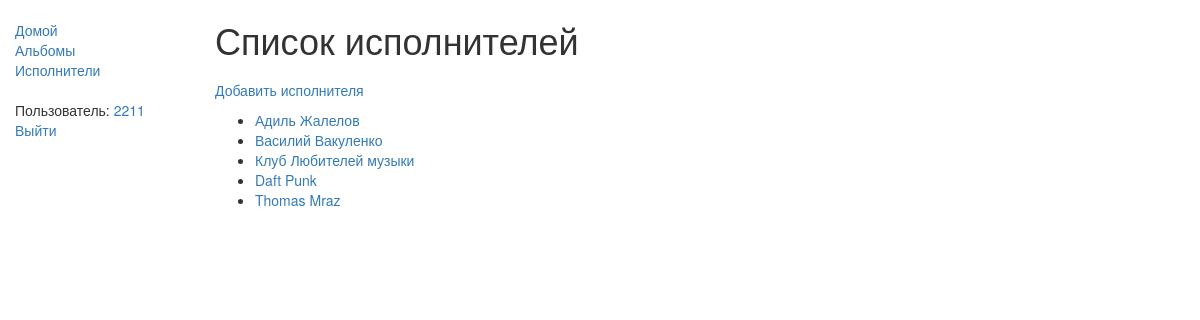
Page /again/author/ (signed in) on the committed database.
### again/models.py (models this page shows, shortened)
class Author(models.Model):
    first_name = models.CharField(max_length=100)
    last_name = models.CharField(max_length=100)
    def get_absolute_url(self):
        return reverse('author-detail', args=[str(self.id)])

### again/views.py (the view)
class AuthorListView(generic.ListView):
    model = Author
    context_object_name = 'my_author_list'   # ваше собственное имя переменной контекста в шаблоне
    template_name = 'again/authorList.html'  # Определение имени вашего шаблона и его расположения
    def get_context_data(self, **kwargs):
        context = super(AuthorListView, self).get_context_data(**kwargs)
        context['Album'] = Album.objects.all()
        return context

### again/templates/again/authorList.html
{% extends "base_generic.html" %}
{% block content %}
    <h1>Список исполнителей</h1>
    <ul class="sidebar-nav">
      {% if user.is_authenticated %}
        <li><a href="{% url 'author-create' %}">Добавить исполнителя</li>
      {% else %}
        <li><a href="{% url 'login'%}?next={{request.path}}">Войдите,чтобы добавить исполнителя </a></li>
      {% endif %}
     </ul>
    {% if my_author_list %}
    <ul>
      {% for author in my_author_list %}
      <li>
        <a href="{{ author.get_absolute_url }}">{{ author.first_name}} {{author.last_name }}</a>
      </li>
      {% endfor %}
    </ul>
    {% else %}
      <p>There are no album in the library.</p>
    {% endif %}
{% endblock %}

### again/templates/base_generic.html (shortened to what this page needs)
<!DOCTYPE html>
<html lang="en">
<head>
  <link rel="stylesheet" href="https://maxcdn.bootstrapcdn.com/bootstrap/3.3.7/css/bootstrap.min.css">
  {% load static %}
  <link rel="stylesheet" href="{% static 'css/styles.css' %}">
</head>
<body>
  <div class="container-fluid">
    <div class="row">
      <div class="col-sm-2">
      {% block sidebar %}
      <ul class="sidebar-nav">
          <li><a href="{% url 'index' %}">Домой</a></li>
          <li><a href="{% url 'album' %}">Альбомы</a></li>
          <li><a href="{% url 'author' %}">Исполнители</a></li>
      </ul>
      <ul class="sidebar-nav">
       {% if user.is_authenticated %}
         <li>Пользователь: <a href="{% url 'profile' %}">{{ user.get_username }}</li>
         <li><a href="{% url 'logout'%}?next={{request.path}}">Выйти</a></li>
       {% else %}
         <li><a href="{% url 'login'%}?next={{request.path}}">Войти</a></li>
       {% endif %}
      </ul>
     {% endblock %}
      </div>
      <div class="col-sm-10 ">
      {% block content %}{% endblock %}
      </div>
    </div>
  </div>
</body>
</html>

### again/static/css/styles.css (style rules this page uses)
.sidebar-nav { margin-top: 20px; padding: 0; list-style: none; }

### rows in the picture
Author: first_name "Адиль", last_name "Жалелов"
Author: first_name "Василий", last_name "Вакуленко"
Author: first_name "Клуб", last_name "Любителей музыки"
Author: first_name "Daft", last_name "Punk"
Author: first_name "Thomas", last_name "Mraz"

### other values in the picture
{{ user.get_username }} "2211"
